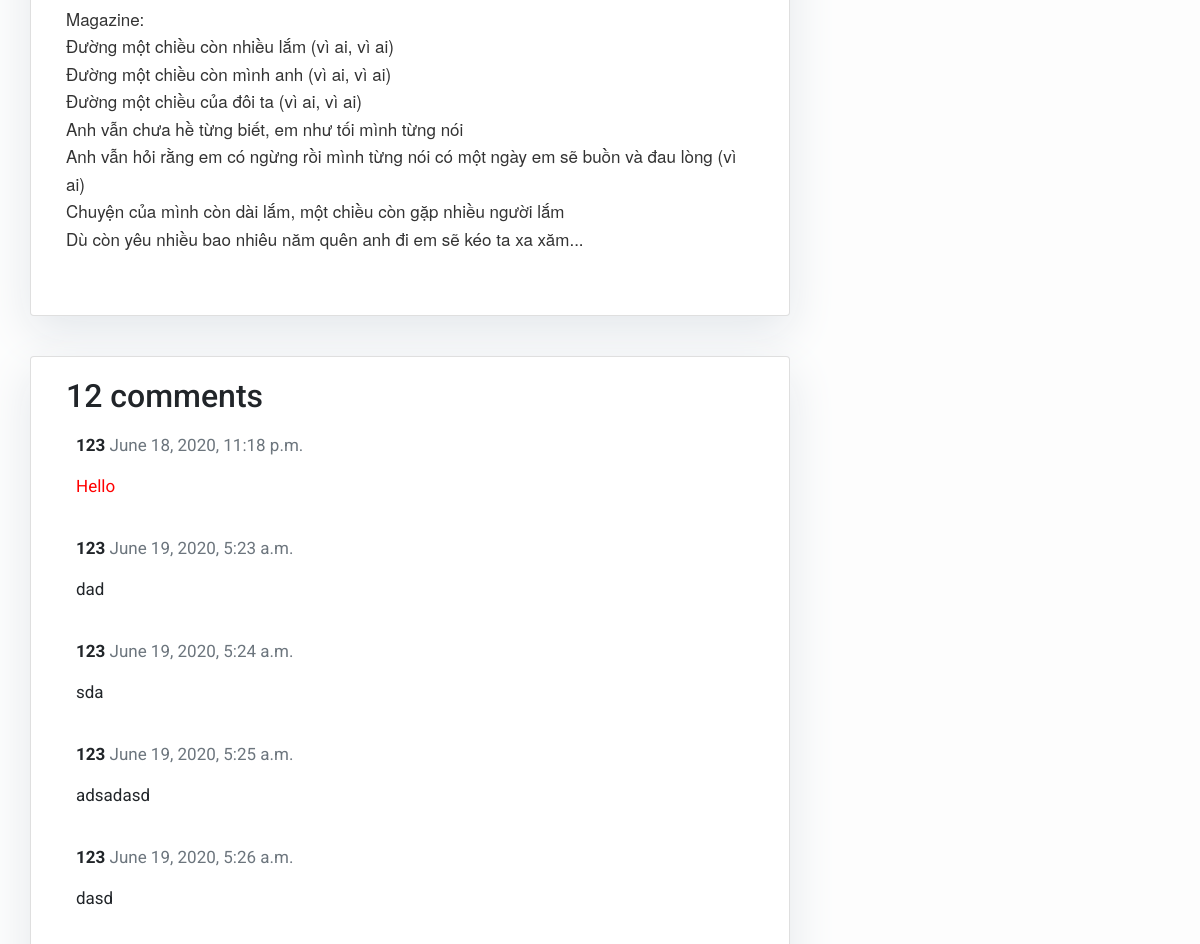
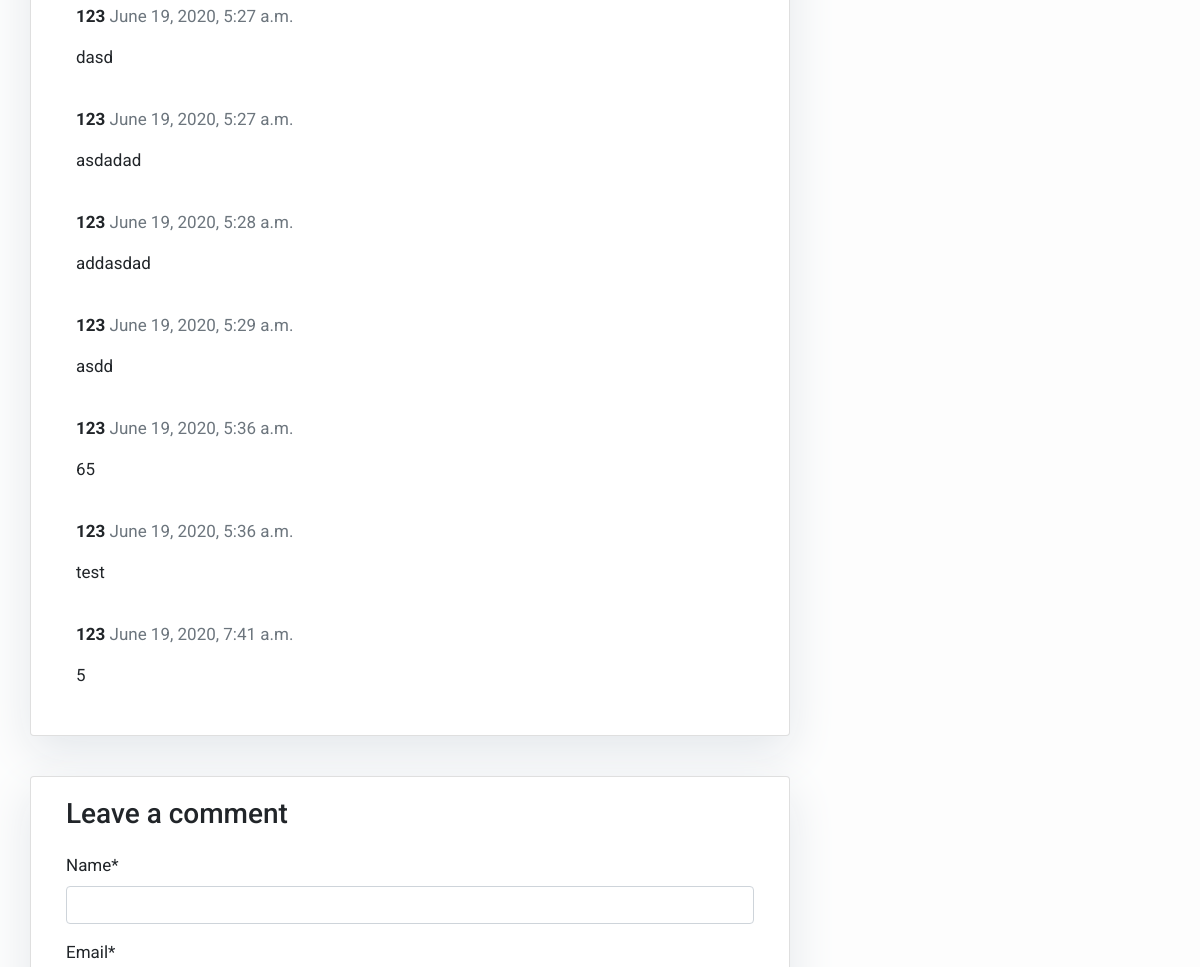
The page /duong1chieulyric/ (middle part) on the database as committed earlier (2 pictures, top to bottom).
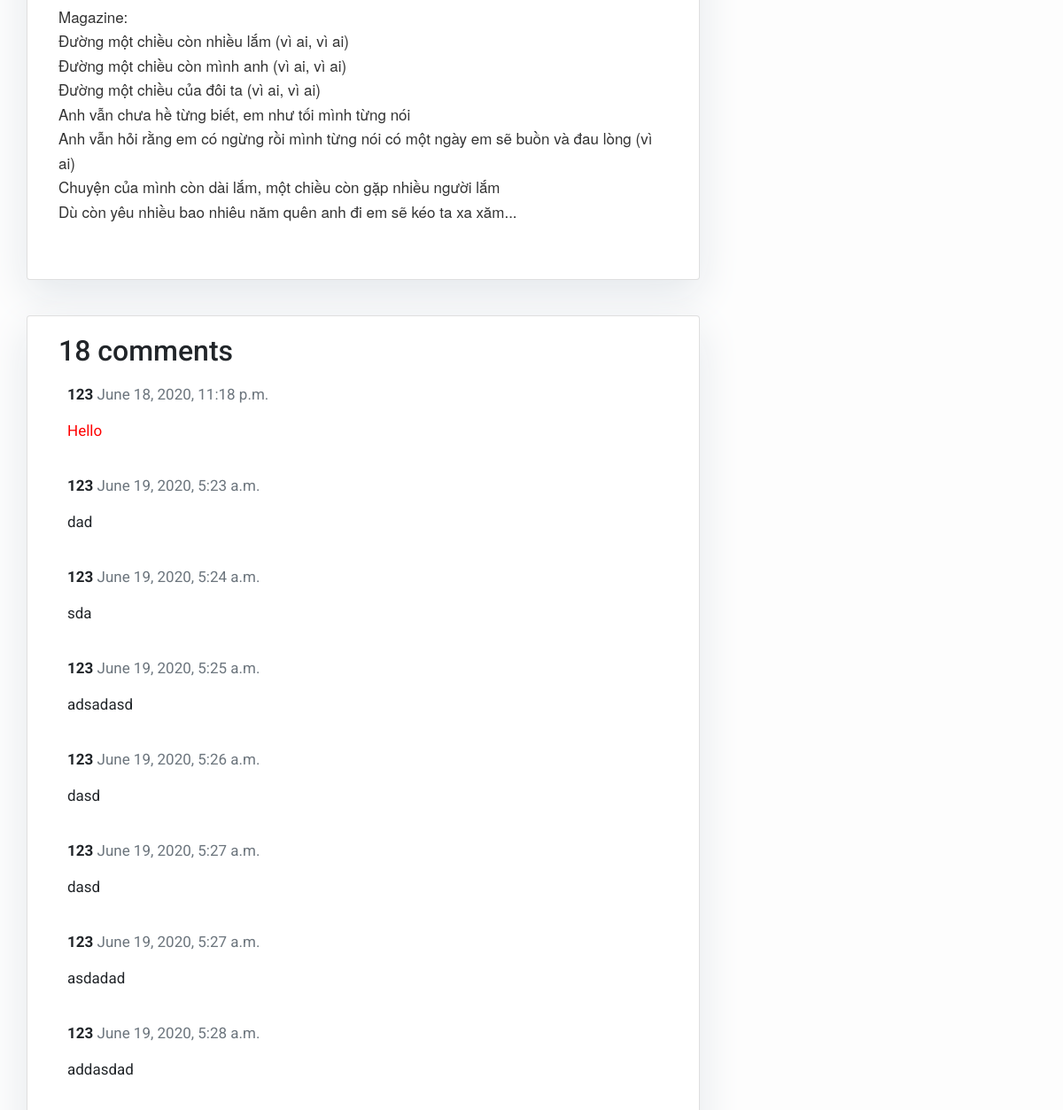
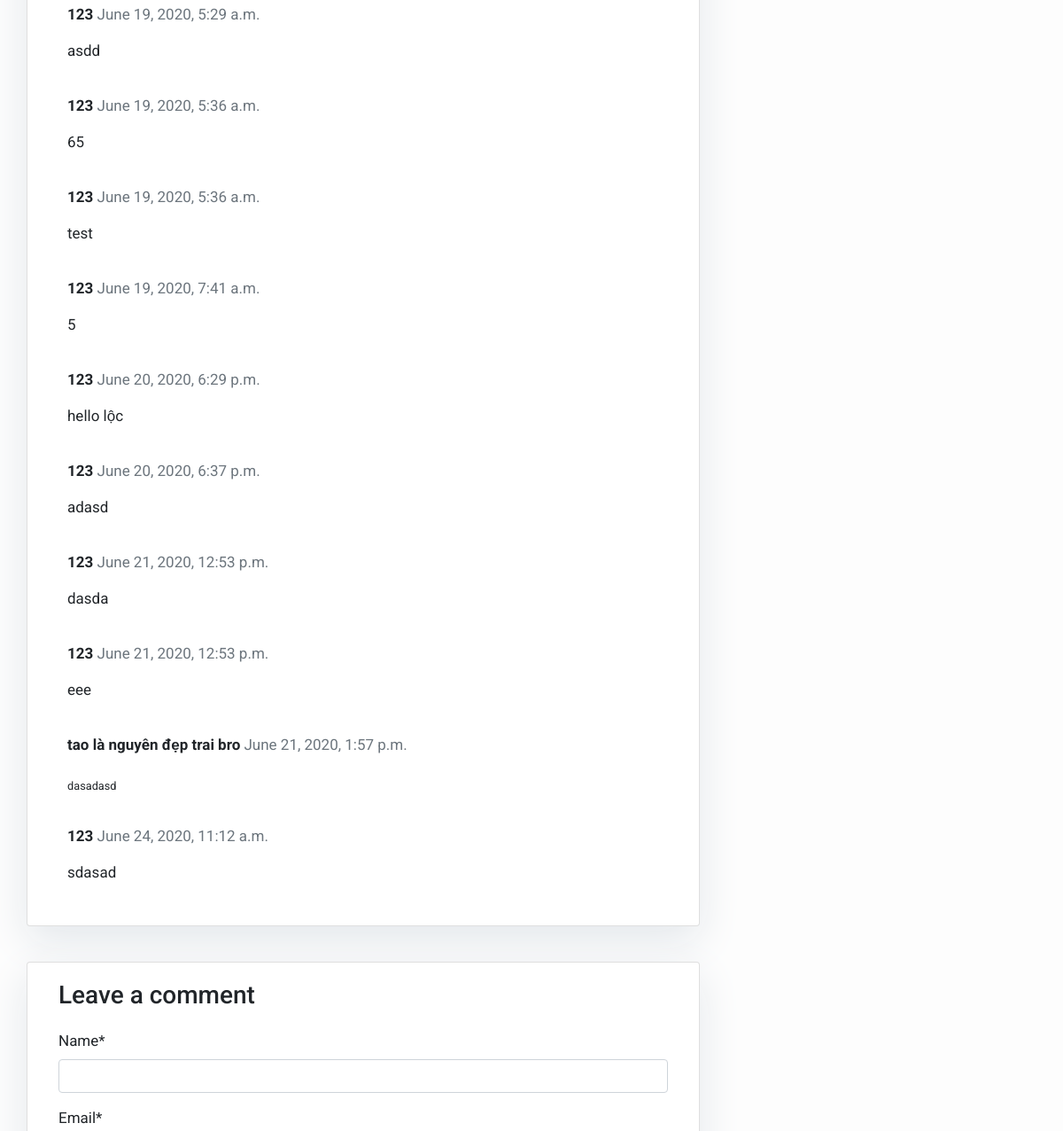
The same page on the database as committed later (2 pictures, top to bottom).
### blog/models.py (models this page shows, shortened)
class Post(models.Model):
    title = models.CharField(max_length=200, unique=True)
    slug = models.SlugField(max_length=200, unique=True)
    author = models.ForeignKey(User, on_delete=models.CASCADE, related_name='blog_posts')
    updated_on = models.DateTimeField(auto_now=True)
    content = models.TextField()
    created_on = models.DateTimeField(auto_now_add=True)
    status = models.IntegerField(choices=STATUS, default=0)
    class Meta:
        ordering = ['-created_on']

class Comment(models.Model):
    post = models.ForeignKey(Post, on_delete=models.CASCADE, related_name='comments')
    name = models.CharField(max_length=80)
    email = models.EmailField()
    body = models.TextField()
    created_on = models.DateTimeField(auto_now_add=True)
    active = models.BooleanField(default=True)
    class Meta:
        ordering = ['created_on']

### blog/views.py (the view)
# urls.py: path('<slug:slug>/', views.post_detail, name='post_detail'),
def post_detail(request, slug):
    template_name = 'post_detail.html'
    post = get_object_or_404(Post, slug=slug)
    comments = post.comments.filter(active=True)
    new_comment = None
    if request.method == 'POST':
        comment_form = CommentForm(data=request.POST)
        if comment_form.is_valid() and request.POST.get('name'):
            new_comment = comment_form.save(commit=False)
            new_comment.post = post
            new_comment.save()
            messages.success(request, 'Successfully')
            return redirect('/' + slug)
    else:
        comment_form = CommentForm()
    return render(request, template_name, {'post': post,
                                           'comments': comments,
                                           'new_comment': new_comment,
                                           'comment_form': comment_form})

### blog/forms.py
class CommentForm(forms.ModelForm):
    class Meta:
        model = Comment
        widgets = {'body': SummernoteWidget()}
        fields = ('name', 'email', 'body')

### templates/post_detail.html (shortened to what this page needs)
{% extends 'base.html' %} {% block content %}
{% load crispy_forms_tags %}
<div class="container">
    <div class="row">
        <div class="col-md-8 card mb-4  mt-3 left  top">
            <div class="card-body">
                <p class="card-text ">{% autoescape off %}{{ post.content|linebreaks  }}{% endautoescape %}</p>
            </div>
        </div>
        {% block sidebar %} {% include 'sidebar.html' %} {% endblock sidebar %}
        <div class="col-md-8 card mb-4  mt-3 ">
            <div class="card-body">
                <h2>{{ comments.count }} comments</h2>
                {% for comment in comments %}
                <div class="comments" style="padding: 10px;">
                    <p class="font-weight-bold">
                        {{ comment.name }}
                        <span class=" text-muted font-weight-normal">{{ comment.created_on }}</span>
                    </p>
                    {% autoescape off %}{{ comment.body }}{% endautoescape %}
                </div>
                {% endfor %}
            </div>
        </div>
        <div class="col-md-8 card mb-4  mt-3 ">
            <div class="card-body">
                {% if messages %}
                {% for message in messages %}
                {% if message.level == DEFAULT_MESSAGE_LEVELS.SUCCESS %}
                <div class="toast-container"></div>
                <script> setToast("Successfully","success")</script>
                <h3>Leave a comment</h3>
                <form method="post" style="margin-top: 1.3em;">
                    {{ comment_form | crispy }}
                    {% csrf_token %}
                    <button type="submit" class="btn btn-primary  btn-lg">Submit</button>
                </form>
                </div>
                {% endif %}
                {% endfor %}
                {% else %}
                <h3>Leave a comment</h3>
                <form method="post" style="margin-top: 1.3em;">
                    {{ comment_form | crispy }}
                </form>
                {% endif %}
            </div>
        </div>
    </div>
</div>
{% endblock content %}

### templates/base.html (shortened to what this page needs)
{% load static %}
<!DOCTYPE html>
<html>
<head>
    <link
            rel="stylesheet"
            href="https://maxcdn.bootstrapcdn.com/bootstrap/4.0.0/css/bootstrap.min.css"
    />
    <link rel="stylesheet" href="{% static 'css/base.css' %}">
</head>
<body>
{% block content %}{% endblock content %}
</body>
</html>

### templates/sidebar.html (shortened to what this page needs)
{% load static %}
{% block sidebar %}
<div class="col-md-4 float-right ">
</div>
{% endblock sidebar %}

### static/css/base.css (style rules this page uses)
body { font-family: "Roboto", sans-serif; font-size: 17px; background-color: #fdfdfd; }
.card { box-shadow: 0 16px 48px #E3E7EB; }

Rows that differ between the two databases and show on the page:
added Comment: name "123", created_on "June 20, 2020, 6:29 p.m.", body "hello lộc"
added Comment: name "123", created_on "June 20, 2020, 6:37 p.m.", body "adasd"
added Comment: name "123", created_on "June 21, 2020, 12:53 p.m.", body "dasda"
added Comment: name "123", created_on "June 21, 2020, 12:53 p.m.", body "eee"
added Comment: name "tao là nguyên đẹp trai bro", created_on "June 21, 2020, 1:57 p.m.", body "dasadasd"
added Comment: name "123", created_on "June 24, 2020, 11:12 a.m.", body "sdasad"
Other text that changed with them:
{{ comments.count }}: "12" → "18"
